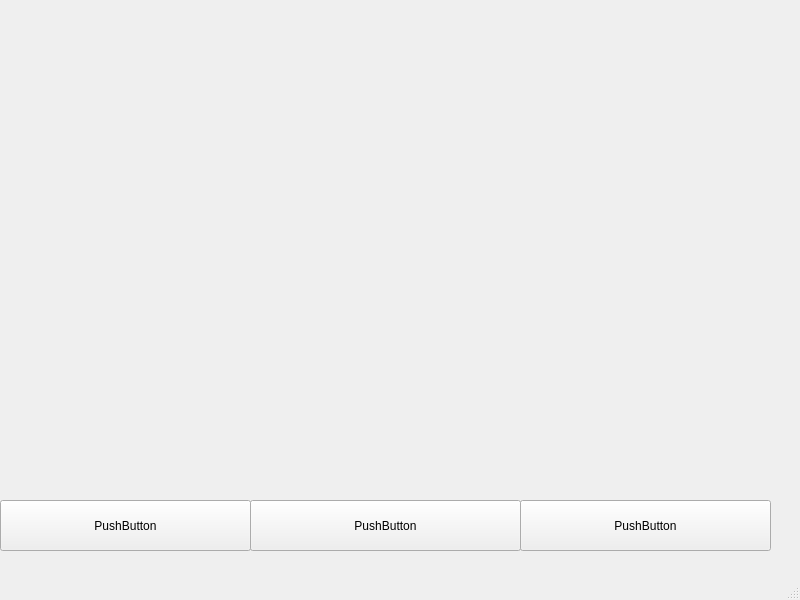
<?xml version="1.0" encoding="UTF-8"?>
<ui version="4.0">
 <class>MainWindow</class>
 <widget class="QMainWindow" name="MainWindow">
  <property name="geometry">
   <rect>
    <x>0</x>
    <y>0</y>
    <width>800</width>
    <height>600</height>
   </rect>
  </property>
  <property name="windowTitle">
   <string>MainWindow</string>
  </property>
  <widget class="QWidget" name="centralwidget">
   <widget class="QLabel" name="testImage1">
    <property name="geometry">
     <rect>
      <x>0</x>
      <y>0</y>
      <width>791</width>
      <height>501</height>
     </rect>
    </property>
    <property name="text">
     <string/>
    </property>
    <property name="pixmap">
     <pixmap>../../../../../Images/Lord/Lord_muruga.jpg</pixmap>
    </property>
    <property name="scaledContents">
     <bool>true</bool>
    </property>
   </widget>
   <widget class="QPushButton" name="muruga1">
    <property name="geometry">
     <rect>
      <x>0</x>
      <y>500</y>
      <width>251</width>
      <height>51</height>
     </rect>
    </property>
    <property name="text">
     <string>PushButton</string>
    </property>
   </widget>
   <widget class="QPushButton" name="muruga2">
    <property name="geometry">
     <rect>
      <x>250</x>
      <y>500</y>
      <width>271</width>
      <height>51</height>
     </rect>
    </property>
    <property name="text">
     <string>PushButton</string>
    </property>
   </widget>
   <widget class="QPushButton" name="muruga3">
    <property name="geometry">
     <rect>
      <x>520</x>
      <y>500</y>
      <width>251</width>
      <height>51</height>
     </rect>
    </property>
    <property name="text">
     <string>PushButton</string>
    </property>
   </widget>
  </widget>
  <widget class="QMenuBar" name="menubar">
   <property name="geometry">
    <rect>
     <x>0</x>
     <y>0</y>
     <width>800</width>
     <height>21</height>
    </rect>
   </property>
  </widget>
  <widget class="QStatusBar" name="statusbar"/>
 </widget>
 <resources/>
 <connections/>
</ui>
